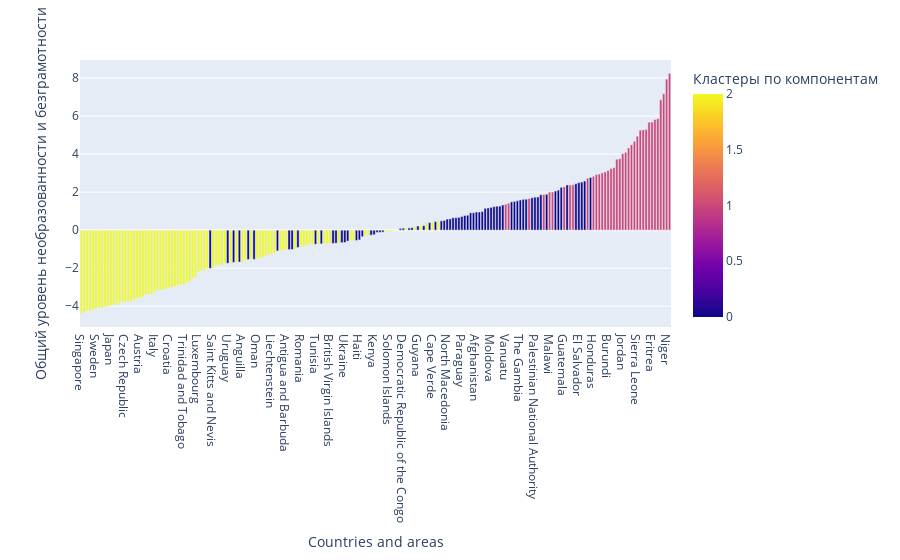

The notebook cell this image was saved under:
### Markdown cell above
Мы видим гораздо более понятное разделение на 3 кластера для ненормализованных данных, когда как для нормализованных - более хаотичное, но при этом подробное

### Code cell
px.bar(
    data_frame=data_pca_with_clusters.sort_values('Общий уровень необразованности и безграмотности'),
    x='Countries and areas',
    y='Общий уровень необразованности и безграмотности',
    color='Кластеры по компонентам'
)

### Figure 1 — Plotly figure (JSON) as saved in the notebook; plotly's stock layout.template omitted (floating-point values rounded to 4 significant figures; data arrays with more than 128 entries replaced by an {"elided": "..."} marker saying what was removed)
{"data": [{"alignmentgroup": "True", "hovertemplate": "Countries and areas=%{x}<br>Общий уровень необразованности и безграмотности=%{y}<br>Кластеры по компонентам=%{marker.color}<extra></extra>", "legendgroup": "", "marker": {"color": {"elided": "202 int values"}, "coloraxis": "coloraxis", "pattern": {"shape": ""}}, "name": "", "offsetgroup": "", "orientation": "v", "showlegend": false, "textposition": "auto", "type": "bar", "x": {"elided": "202 str values"}, "xaxis": "x", "y": {"elided": "202 float values"}, "yaxis": "y"}], "layout": {"barmode": "relative", "coloraxis": {"colorbar": {"title": {"text": "Кластеры по компонентам"}}, "colorscale": [[0, "#0d0887"], [0.1111, "#46039f"], [0.2222, "#7201a8"], [0.3333, "#9c179e"], [0.4444, "#bd3786"], [0.5556, "#d8576b"], [0.6667, "#ed7953"], [0.7778, "#fb9f3a"], [0.8889, "#fdca26"], [1, "#f0f921"]]}, "legend": {"tracegroupgap": 0}, "margin": {"t": 60}, "xaxis": {"anchor": "y", "domain": [0, 1], "title": {"text": "Countries and areas"}}, "yaxis": {"anchor": "x", "domain": [0, 1], "title": {"text": "Общий уровень необразованности и безграмотности"}}}}
